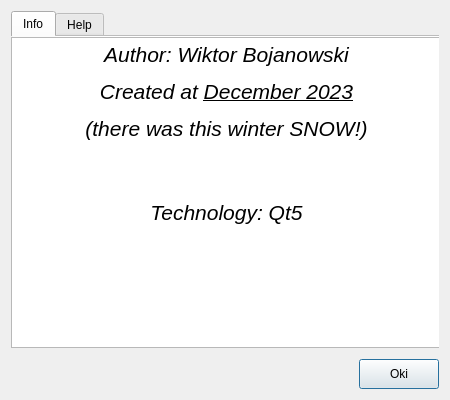
<?xml version="1.0" encoding="UTF-8"?>
<ui version="4.0">
 <class>about</class>
 <widget class="QDialog" name="about">
  <property name="geometry">
   <rect>
    <x>0</x>
    <y>0</y>
    <width>450</width>
    <height>400</height>
   </rect>
  </property>
  <property name="minimumSize">
   <size>
    <width>450</width>
    <height>400</height>
   </size>
  </property>
  <property name="maximumSize">
   <size>
    <width>450</width>
    <height>400</height>
   </size>
  </property>
  <property name="windowTitle">
   <string>Dialog</string>
  </property>
  <layout class="QVBoxLayout" name="verticalLayout">
   <item>
    <widget class="QTabWidget" name="tabWidget">
     <property name="tabPosition">
      <enum>QTabWidget::North</enum>
     </property>
     <property name="tabShape">
      <enum>QTabWidget::Rounded</enum>
     </property>
     <property name="currentIndex">
      <number>0</number>
     </property>
     <property name="documentMode">
      <bool>true</bool>
     </property>
     <property name="tabsClosable">
      <bool>false</bool>
     </property>
     <property name="tabBarAutoHide">
      <bool>false</bool>
     </property>
     <widget class="QWidget" name="tab">
      <attribute name="title">
       <string>Info</string>
      </attribute>
      <widget class="QTextEdit" name="textEdit">
       <property name="enabled">
        <bool>true</bool>
       </property>
       <property name="geometry">
        <rect>
         <x>0</x>
         <y>0</y>
         <width>431</width>
         <height>311</height>
        </rect>
       </property>
       <property name="sizePolicy">
        <sizepolicy hsizetype="Expanding" vsizetype="Expanding">
         <horstretch>0</horstretch>
         <verstretch>0</verstretch>
        </sizepolicy>
       </property>
       <property name="readOnly">
        <bool>true</bool>
       </property>
       <property name="html">
        <string>&lt;!DOCTYPE HTML PUBLIC &quot;-//W3C//DTD HTML 4.0//EN&quot; &quot;http://www.w3.org/TR/REC-html40/strict.dtd&quot;&gt;
&lt;html&gt;&lt;head&gt;&lt;meta name=&quot;qrichtext&quot; content=&quot;1&quot; /&gt;&lt;style type=&quot;text/css&quot;&gt;
p, li { white-space: pre-wrap; }
&lt;/style&gt;&lt;/head&gt;&lt;body style=&quot; font-family:'Ubuntu'; font-size:11pt; font-weight:400; font-style:normal;&quot;&gt;
&lt;p align=&quot;center&quot; style=&quot; margin-top:12px; margin-bottom:12px; margin-left:0px; margin-right:0px; -qt-block-indent:0; text-indent:0px;&quot;&gt;&lt;span style=&quot; font-size:16pt; font-style:italic;&quot;&gt;Author: Wiktor Bojanowski&lt;/span&gt;&lt;/p&gt;
&lt;p align=&quot;center&quot; style=&quot; margin-top:12px; margin-bottom:12px; margin-left:0px; margin-right:0px; -qt-block-indent:0; text-indent:0px;&quot;&gt;&lt;span style=&quot; font-size:16pt; font-style:italic;&quot;&gt;Created at &lt;/span&gt;&lt;span style=&quot; font-size:16pt; font-style:italic; text-decoration: underline;&quot;&gt;December 2023&lt;/span&gt;&lt;/p&gt;
&lt;p align=&quot;center&quot; style=&quot; margin-top:12px; margin-bottom:12px; margin-left:0px; margin-right:0px; -qt-block-indent:0; text-indent:0px;&quot;&gt;&lt;span style=&quot; font-size:16pt; font-style:italic;&quot;&gt;(there was this winter SNOW!)&lt;/span&gt;&lt;/p&gt;
&lt;p align=&quot;center&quot; style=&quot; margin-top:12px; margin-bottom:12px; margin-left:0px; margin-right:0px; -qt-block-indent:0; text-indent:0px;&quot;&gt;&lt;br /&gt;&lt;/p&gt;
&lt;p align=&quot;center&quot; style=&quot; margin-top:12px; margin-bottom:12px; margin-left:0px; margin-right:0px; -qt-block-indent:0; text-indent:0px;&quot;&gt;&lt;span style=&quot; font-size:16pt; font-style:italic;&quot;&gt;Technology: Qt5&lt;/span&gt;&lt;/p&gt;&lt;/body&gt;&lt;/html&gt;</string>
       </property>
      </widget>
     </widget>
     <widget class="QWidget" name="tab_2">
      <attribute name="title">
       <string>Help</string>
      </attribute>
      <widget class="QTextEdit" name="textEdit_2">
       <property name="geometry">
        <rect>
         <x>0</x>
         <y>0</y>
         <width>431</width>
         <height>311</height>
        </rect>
       </property>
       <property name="readOnly">
        <bool>true</bool>
       </property>
       <property name="html">
        <string>&lt;!DOCTYPE HTML PUBLIC &quot;-//W3C//DTD HTML 4.0//EN&quot; &quot;http://www.w3.org/TR/REC-html40/strict.dtd&quot;&gt;
&lt;html&gt;&lt;head&gt;&lt;meta name=&quot;qrichtext&quot; content=&quot;1&quot; /&gt;&lt;style type=&quot;text/css&quot;&gt;
p, li { white-space: pre-wrap; }
&lt;/style&gt;&lt;/head&gt;&lt;body style=&quot; font-family:'Ubuntu'; font-size:11pt; font-weight:400; font-style:normal;&quot;&gt;
&lt;p align=&quot;center&quot; style=&quot; margin-top:0px; margin-bottom:0px; margin-left:0px; margin-right:0px; -qt-block-indent:0; text-indent:0px;&quot;&gt;&lt;span style=&quot; font-size:16pt;&quot;&gt;How to test?&lt;/span&gt;&lt;/p&gt;
&lt;p align=&quot;center&quot; style=&quot; margin-top:0px; margin-bottom:0px; margin-left:0px; margin-right:0px; -qt-block-indent:0; text-indent:0px;&quot;&gt;&lt;span style=&quot; font-size:16pt;&quot;&gt;Start typing big white text and app will start automatically counting words and time.&lt;/span&gt;&lt;/p&gt;
&lt;p align=&quot;center&quot; style=&quot;-qt-paragraph-type:empty; margin-top:0px; margin-bottom:0px; margin-left:0px; margin-right:0px; -qt-block-indent:0; text-indent:0px; font-size:16pt;&quot;&gt;&lt;br /&gt;&lt;/p&gt;&lt;/body&gt;&lt;/html&gt;</string>
       </property>
      </widget>
     </widget>
    </widget>
   </item>
   <item>
    <layout class="QHBoxLayout" name="horizontalLayout">
     <item>
      <spacer name="horizontalSpacer">
       <property name="orientation">
        <enum>Qt::Horizontal</enum>
       </property>
       <property name="sizeHint" stdset="0">
        <size>
         <width>40</width>
         <height>20</height>
        </size>
       </property>
      </spacer>
     </item>
     <item>
      <widget class="QPushButton" name="btn_ok">
       <property name="minimumSize">
        <size>
         <width>0</width>
         <height>30</height>
        </size>
       </property>
       <property name="maximumSize">
        <size>
         <width>100</width>
         <height>16777215</height>
        </size>
       </property>
       <property name="text">
        <string>Oki</string>
       </property>
      </widget>
     </item>
    </layout>
   </item>
  </layout>
 </widget>
 <resources/>
 <connections/>
</ui>
